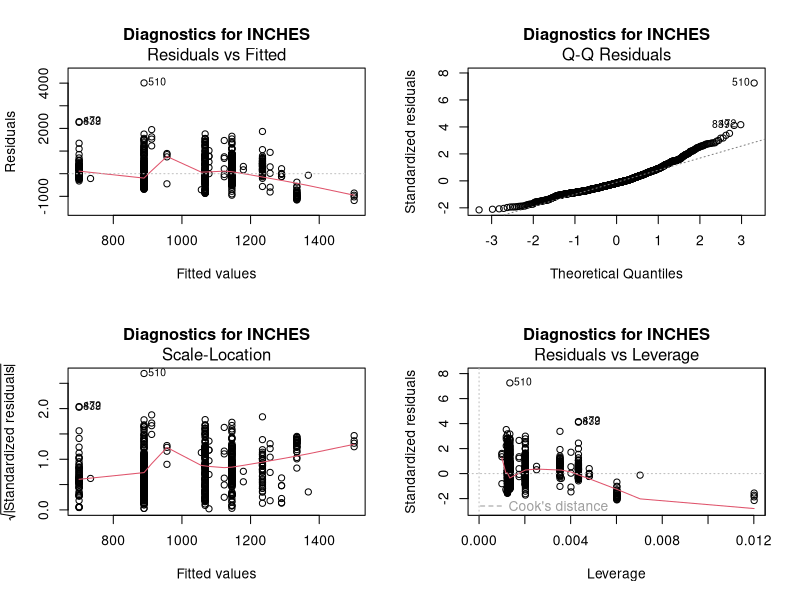
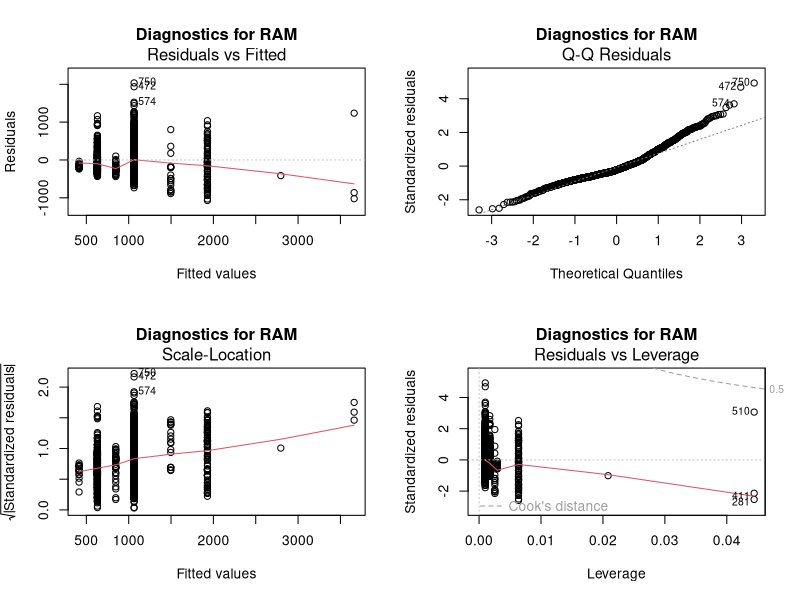
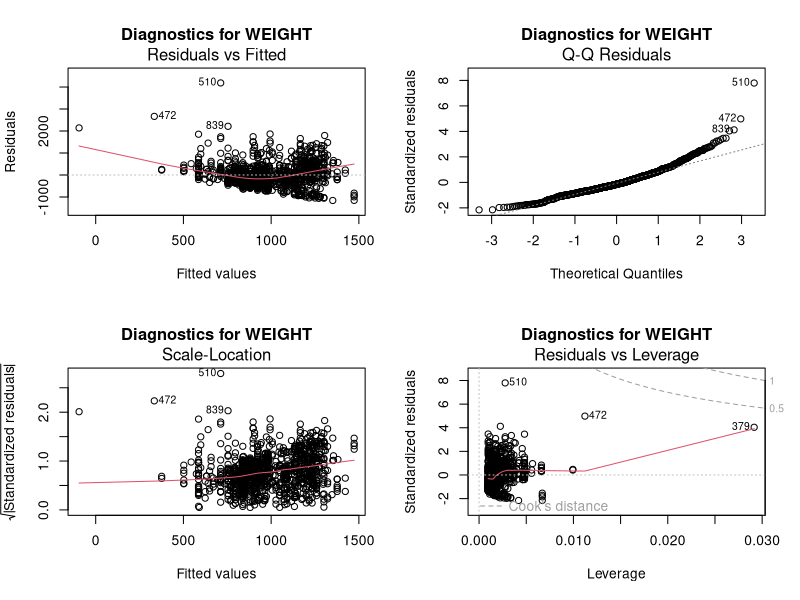
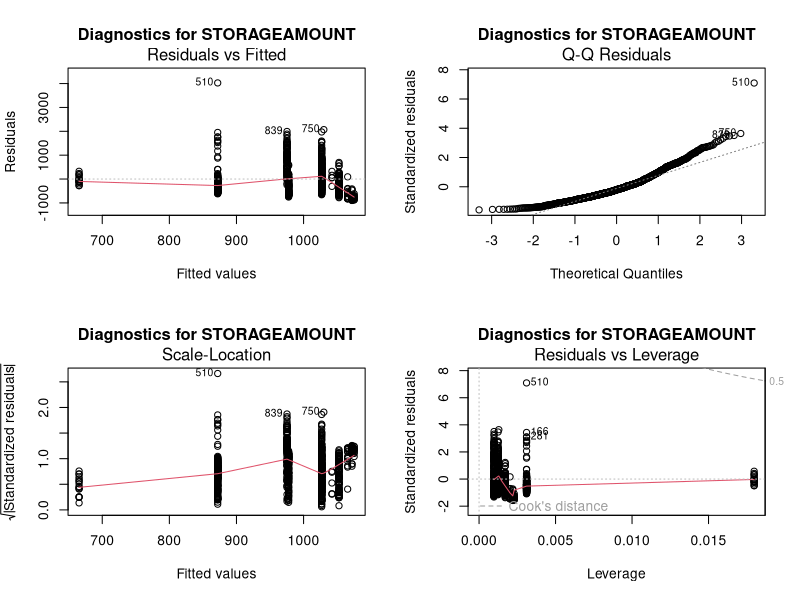
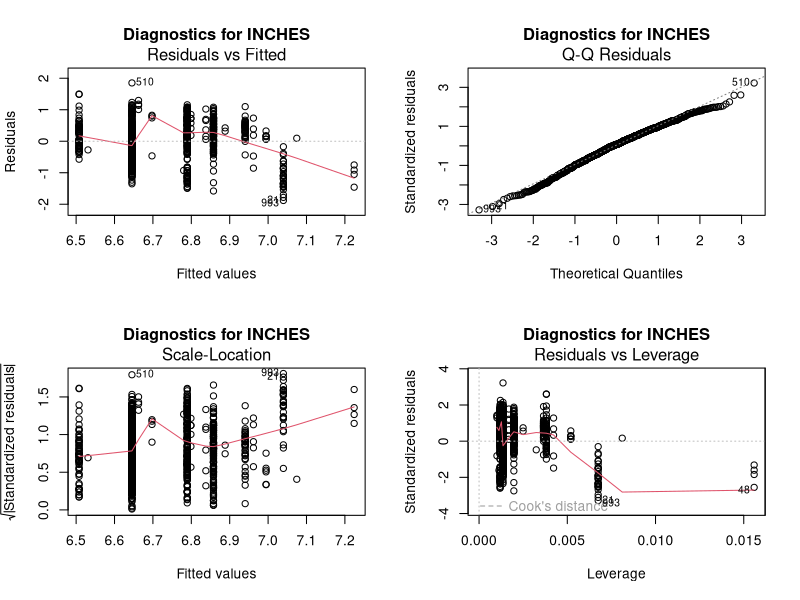
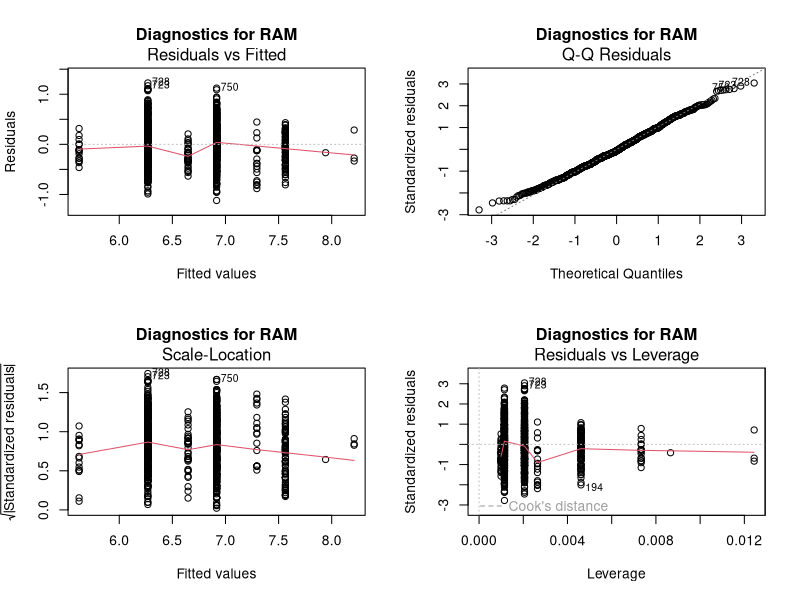
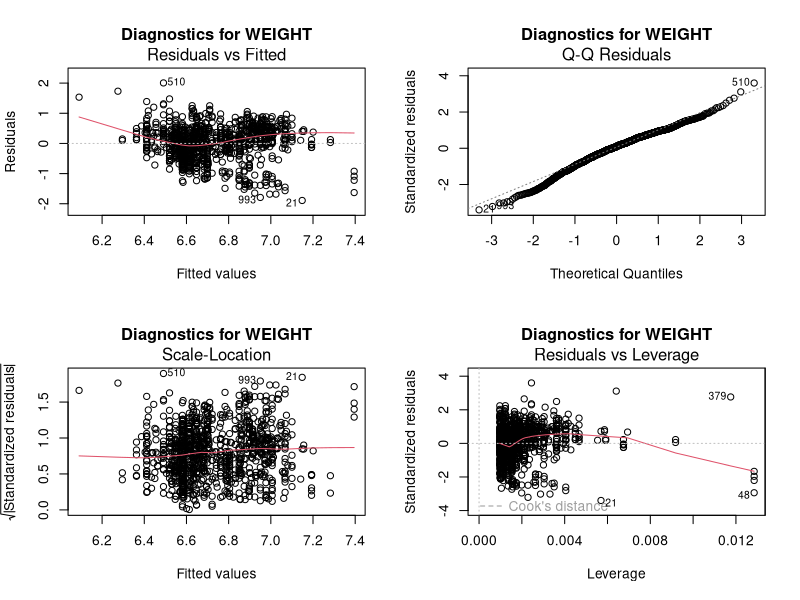
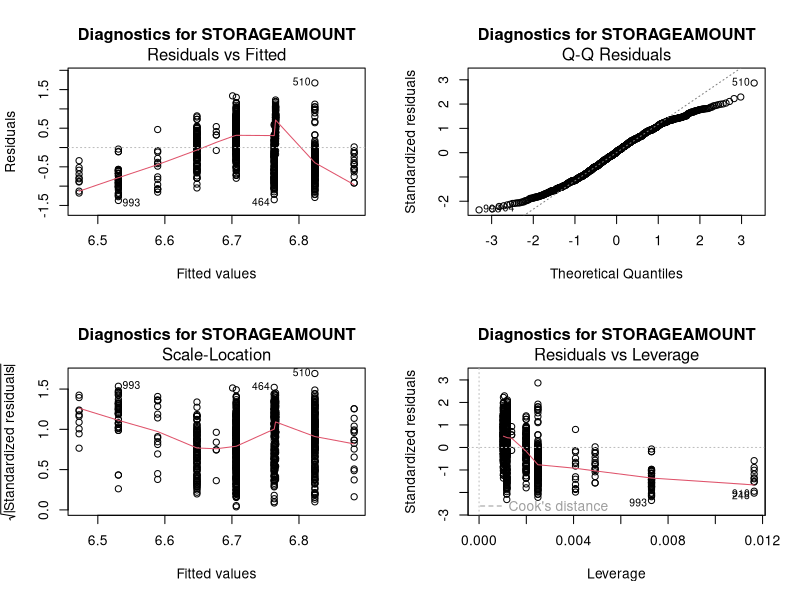

The R script that drew these images, in order:
library(readr)
library(ggplot2)
laptop_prices_modified <- read_csv("laptop_prices_modified.csv")

subset_columns <- c("inches", "ram", "weight", "storageamount") # "storagetype", "company"

# Summarize data
for (col in subset_columns) {
  print(toupper(col))
  formula <- as.formula(paste("price_euros ~", col))
  model <- lm(formula, data = laptop_prices_modified)
  print(summary(model))
}

# Generate Diagnostics Plots -- No remedial measures
for (col in subset_columns) {
  print(toupper(col)) 
  formula <- as.formula(paste("price_euros ~", col))
  model <- lm(formula, data = laptop_prices_modified)
  par(mfrow = c(2, 2))
  plot(model, main = paste("Diagnostics for", toupper(col)))
}

# multiple regression model
laptop_prices_modified$company_factor <- as.factor(laptop_prices_modified$company)
laptop_prices_modified$storage_type_factor <- as.factor(laptop_prices_modified$storagetype)
full_model = lm(
  price_euros ~ inches + ram + weight + storageamount + storage_type_factor + company_factor,
  data = laptop_prices_modified
)
summary(full_model)

# Apply logarithmic transformation to the relevant columns and then fit the models
for (col in subset_columns) {
  print(toupper(col)) 
  transformed_data <- laptop_prices_modified
  transformed_data$log_price <- log(transformed_data$price_euros)
  if (is.numeric(transformed_data[[col]])) {
    transformed_data[[paste0("log_", col)]] <- log(transformed_data[[col]])
  }
  formula <- as.formula(paste("log_price ~", paste0("log_", col)))
  model <- lm(formula, data = transformed_data)
  fitted_values <- fitted(model)
  residuals_values <- residuals(model)
  
  # Generate diagnostics plots
  par(mfrow = c(2, 2))
  plot(model, main = paste("Diagnostics for", toupper(col)))
}


# Predicted vs. Actual
predicted <- predict(full_model)
actual <- laptop_prices_modified$price_euros

# Scatter plot
par(mfrow = c(1, 1))
plot(actual, predicted, 
     xlab = "Actual Prices", 
     ylab = "Predicted Prices", 
     main = "Predicted vs. Actual Prices")
abline(0, 1, col = "red")  # Add a y = x line


# Partial dependence plots
for (col in subset_columns) {
  p <- ggplot(data = laptop_prices_modified, aes_string(x = col, y = "price_euros")) +
    geom_point(alpha = 0.5) +  # Add data points
    geom_smooth(method = "lm", formula = y ~ x, se = TRUE, color = "blue") +  # Add regression line
    labs(title = paste("Effect of", col, "on Price"), 
         x = col, 
         y = "Price (Euros)")
  
  print(p)
}
